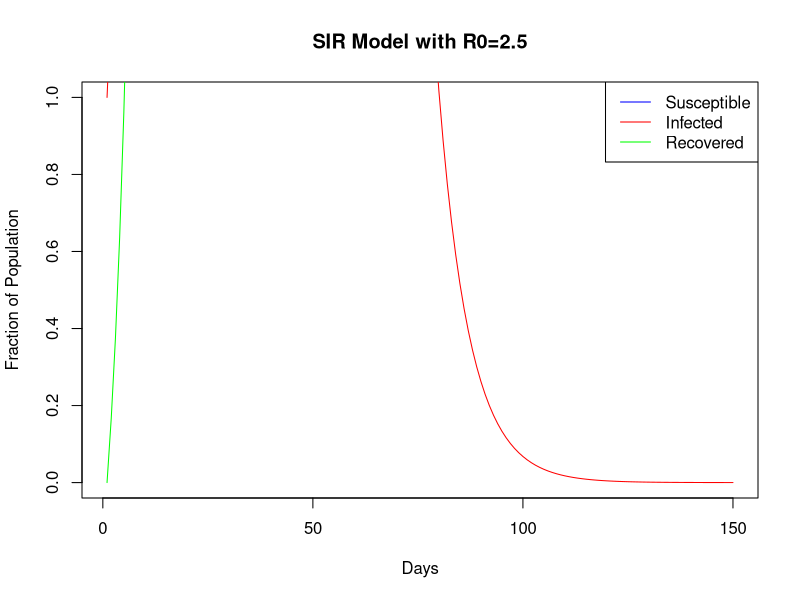

The R script that drew this image:
# implement an SIR model given an initial susceptible population,
# the infection rate, the recovery rate, and the number of days
# to run the model
sir <- function(s0, i0, r0, beta, gamma, days) {
  # initialize the vectors
  s <- numeric(days)
  i <- numeric(days)
  r <- numeric(days)
  # set the initial values
  s[1] <- s0
  i[1] <- i0
  r[1] <- r0
  # run the model
  for (t in 2:days) {
    s[t] <- s[t-1] - beta * s[t-1] * i[t-1]
    i[t] <- i[t-1] + beta * s[t-1] * i[t-1] - gamma * i[t-1]
    r[t] <- r[t-1] + gamma * i[t-1]
  }
  # return the results
  return(list(s=s, i=i, r=r))
}

# write a function to plot the results
plot_sir <- function(sir, title) {
  # plot the results
  plot(sir$s, type="l", col="blue", ylim=c(0,1), xlab="Days", ylab="Fraction of Population", main=title)
  lines(sir$i, col="red")
  lines(sir$r, col="green")
  legend("topright", c("Susceptible", "Infected", "Recovered"), col=c("blue", "red", "green"), lty=1)
  # save the plot to a .png file
    png(paste(title, ".png", sep=""))
}

# run the model for 150 days with infection rate of 2.5/6/1000, recovery rate of 1/6 and an initial population of 1000
sir1 <- sir(1000, 1, 0, 2.5/6/1000, 1/6, 150)
plot_sir(sir1, "SIR Model with R0=2.5")
